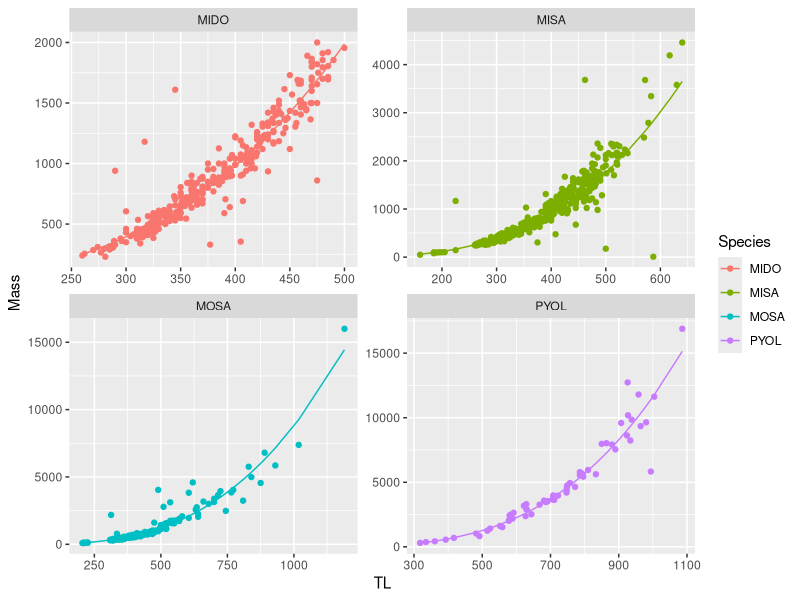
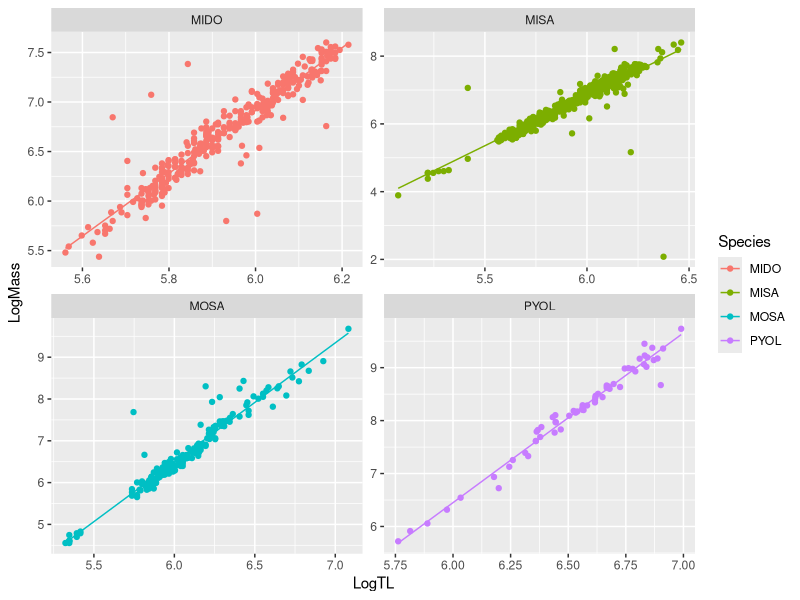

These figures' R source, in order:
library(readxl)
library(tidyverse)
library(gridExtra)
library(ggplot2)

flathead <- read.csv("raw_data/flathead.csv") %>% 
  mutate(Date = as.Date(Date, "%m/%d/%Y")) %>%
  mutate(PredMass = .000006*(TL^3.0997)) #length-weight relationship from Granfors (2014)

# USGS data set Mississippi river data 1983 - 2023 
# https://www.umesc.usgs.gov/cgi-bin/ltrmp/fish/fish_query.pl
lt_flathead <- read.csv("raw_data/ltrm_fish_data_flathead_lw.csv") %>%
  rename(TL = length) %>%
  mutate(Species = "PYOL", Mass = as.integer(weight),
         Date = as.Date(sdate,  "%m/%d/%Y"), 
         Reach = NA, Agency = "USGS") %>%
  select(Date, Species, TL, Mass, Reach, Agency)

# USFWS data from Lower Colorado River E. Rasset (2023)
usfws_flathead <- read.csv("raw_data/flathead_usfws_lw.csv") %>%
  rename(TL = Length, Mass = Weight) %>%
  mutate(Species = "PYOL",
         Date = as.Date(Date,  "%m/%d/%Y"),
         Reach = 3) %>%
  select(Date, Species, TL, Mass, Reach, Agency)


others <- read_excel("raw_data/Fish.xlsx") %>% mutate(Date = as.Date(substr(Date,1,6), "%y%m%d")) %>%
  mutate(Species = case_when(Species == 'Largemouth Bass' ~ 'MISA',
                             Species == 'Smallmouth Bass' ~ 'MIDO',
                             Species == 'Striped Bass' ~ 'MOSA')) %>%
  mutate(Reach = as.numeric(gsub('Reach', '', Reach)), Agency = 'USBR') %>%
  rename('TL' = 'Total Length', 'Mass' = 'Weight') %>%
  filter(Reach %in% c('2', '3'), !(Species == 'MISA' & TL > 650))

nonnatives <- rbind(usfws_flathead, others) %>%
  filter(!is.na(TL), !is.na(Mass), TL >= 150) %>%
  mutate(LogTL = log(TL), LogMass = log(Mass))

dataList = list()
coefList = list()

for(i in unique(nonnatives$Species)){
  temp <- nonnatives %>% filter(Species == i)
  model <- lm(LogMass ~ LogTL, temp)
  temp$LogPredMass <- predict(model, newdata = temp, type = 'response')
  dataList[[i]] <- temp
  coefList[[i]] <- coef(model)
}

withMass <- bind_rows(dataList) %>%
  mutate(PredMass = round(exp(LogPredMass),0))

LWCoeff <- bind_rows(coefList, .id = "Species")
LWCoeff <- LWCoeff %>% 
  rename(SlopeTL = LogTL, LogInterceptTL = `(Intercept)`) %>%
  mutate(InterceptTL = exp(LogInterceptTL))

lw_nonnatives <- function(species, TL){
  coeff = LWCoeff %>% filter(Species == species)
  Mass <- round(coeff$InterceptTL*TL^(coeff$SlopeTL), 0)
  return(Mass)
}

rm(dataList, coefList)

# nonnatives <- bind_rows(withMass, flathead)
saveRDS(nonnatives, file = 'nonnatives.rds')
saveRDS(LWCoeff, file = 'nonnativeslw.rds')

ggplot(withMass, aes(x = TL, color = Species)) + geom_point(aes(y = Mass)) + geom_line(aes(y = PredMass)) +
  facet_wrap(~Species, scales = 'free')

ggplot(withMass, aes(x = LogTL, color = Species)) + geom_point(aes(y = LogMass)) + geom_line(aes(y = LogPredMass)) +
  facet_wrap(~Species, scales = 'free')
